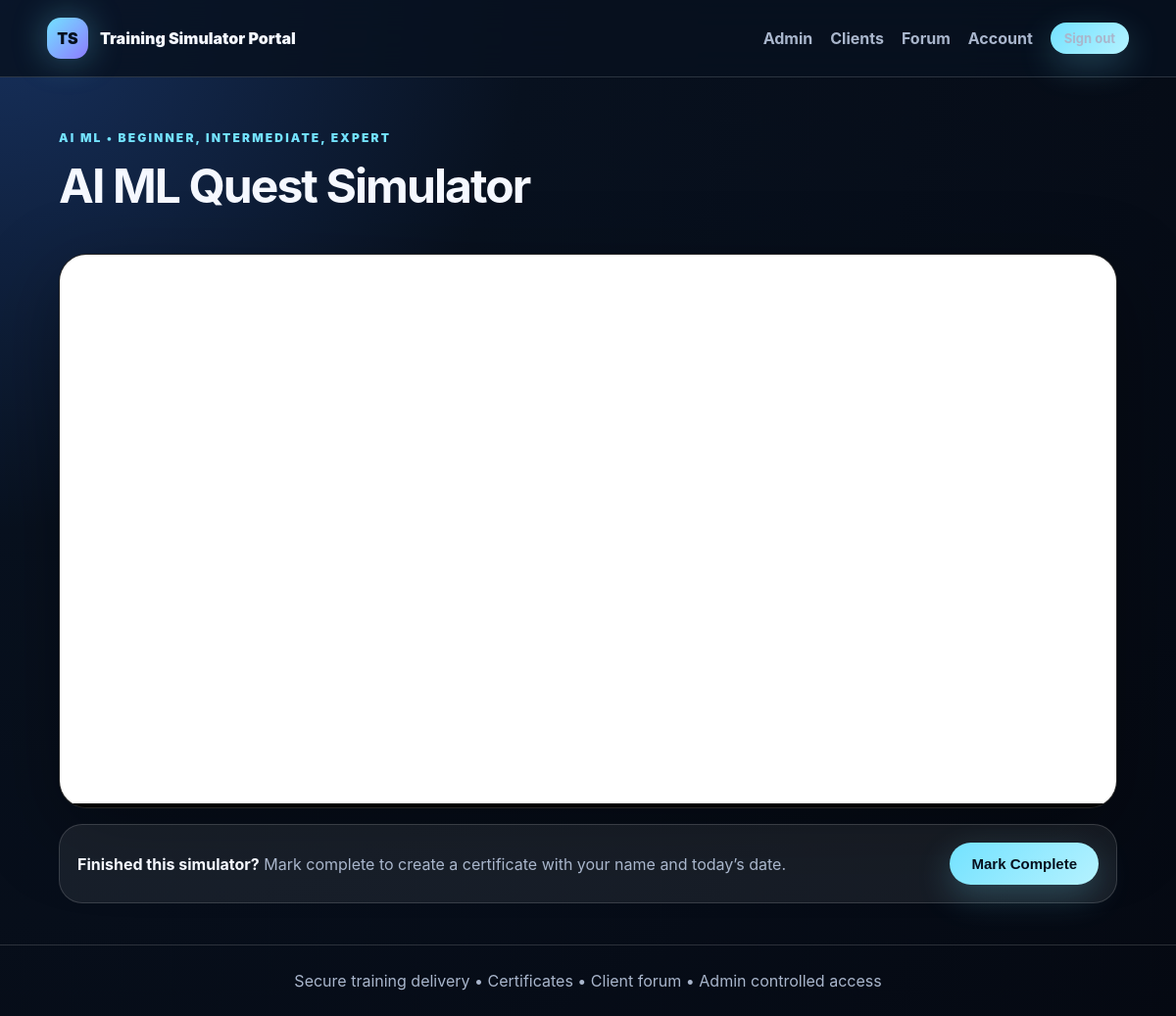
The page /training/2 (signed in) on the database its author committed.
### app/models.py (models this page shows)
class Training(db.Model):
    id = db.Column(db.Integer, primary_key=True)
    title = db.Column(db.String(160), nullable=False)
    slug = db.Column(db.String(180), nullable=False, unique=True, index=True)
    description = db.Column(db.Text, nullable=True)
    category = db.Column(db.String(80), nullable=True)
    level = db.Column(db.String(40), nullable=True)
    content_type = db.Column(db.String(20), nullable=False)
    content_folder = db.Column(db.String(255), nullable=False)
    launch_file = db.Column(db.String(255), nullable=False, default="index.html")
    is_published = db.Column(db.Boolean, nullable=False, default=True)
    created_by = db.Column(db.Integer, db.ForeignKey("user.id"), nullable=True)
    created_at = db.Column(db.DateTime(timezone=True), default=utcnow, nullable=False)
    completions = db.relationship("Completion", backref="training", cascade="all, delete-orphan", lazy=True)

### app/routes.py (the view)
@main_bp.route("/training/<int:training_id>")
@access_required
def training_detail(training_id):
    training = db.session.get(Training, training_id) or abort(404)
    if not training.is_published and not current_user().is_admin:
        abort(404)
    completion = Completion.query.filter_by(user_id=current_user().id, training_id=training.id).first()
    return render_template("training_detail.html", training=training, completion=completion)

### app/models.py (called while the page is built)
    @property
    def is_admin(self) -> bool:
        return self.role == "admin"

    @property
    def has_training_access(self) -> bool:
        return self.is_enabled and (self.is_admin or self.subscription_status == "active")

### app/routes.py (called while the page is built)
def current_user():
    user_id = session.get("user_id")
    if not user_id:
        return None
    return db.session.get(User, user_id)

@main_bp.app_context_processor
def inject_globals():
    return {
        "current_user": current_user(),
        "csrf_token": lambda: make_csrf_token(session),
        "site_name": current_app.config.get("SITE_NAME", "Training Simulator Portal"),
    }

@main_bp.before_app_request
def csrf_protect():
    if request.method == "POST":
        submitted = request.form.get("csrf_token") or request.headers.get("X-CSRF-Token")
        if not verify_csrf_token(session, submitted):
            abort(400, description="Invalid or missing CSRF token.")

def access_required(fn):
    @wraps(fn)
    def wrapper(*args, **kwargs):
        user = current_user()
        if not user:
            flash("Please sign in first.", "warning")
            return redirect(url_for("main.signin", next=request.path))
        if not user.has_training_access:
            flash("Your account is pending access. Complete payment, then wait for admin approval.", "warning")
            return redirect(url_for("main.subscribe"))
        return fn(*args, **kwargs)
    return wrapper

### app/security.py (called while the page is built)
def make_csrf_token(session) -> str:
    token = session.get("csrf_token")
    if not token:
        token = secrets.token_urlsafe(32)
        session["csrf_token"] = token
    return token

### app/templates/training_detail.html (shortened to what this page needs)
{% extends "layout.html" %}
{% block content %}
<section class="section training-page">
  <div class="section-head split">
    <div>
      <p class="eyebrow">{{ training.category or 'Simulator' }} • {{ training.level or 'All levels' }}</p>
      <h1>{{ training.title }}</h1>
    </div>
  </div>
  <div class="simulator-frame-wrap">
    <iframe class="simulator-frame" src="{{ url_for('main.training_content', training_id=training.id, filename=training.launch_file) }}" title="{{ training.title }}" sandbox="allow-scripts allow-forms allow-pointer-lock allow-popups"></iframe>
  </div>
  <form method="post" action="{{ url_for('main.complete_training', training_id=training.id) }}" class="complete-bar">
    <div>
      <strong>Finished this simulator?</strong>
      <span class="muted">Mark complete to create a certificate with your name and today’s date.</span>
    </div>
    <button class="btn" type="submit">Mark Complete</button>
  </form>
</section>
{% endblock %}

### app/static/css/styles.css (style rules this page uses)
:root { --bg:#08111f;--bg2:#0e1830;--panel:rgba(255,255,255,.075);--panel2:rgba(255,255,255,.11); --text:#f5f8ff;--muted:#a9b6cc;--line:rgba(255,255,255,.15);--brand:#73e2ff;--brand2:#8d7bff;--danger:#ff6b6b;--good:#70e7a5; --shadow:0 24px 80px rgba(0,0,0,.35);--radius:24px; }
* { box-sizing:border-box }
body { margin:0;font-family:Inter,ui-sans-serif,system-ui,-apple-system,Segoe UI,Arial,sans-serif;background:radial-gradient(circle at top left,#17315e 0,#08111f 34%,#050912 100%);color:var(--text);min-height:100vh }
.btn { display:inline-flex;justify-content:center;align-items:center;border:0;border-radius:999px;padding:13px 22px;background:linear-gradient(135deg,var(--brand),#b5f2ff);color:#06101e;font-weight:900;cursor:pointer;box-shadow:0 12px 35px rgba(115,226,255,.24);transition:.2s ease;font-size:15px }
.eyebrow { text-transform:uppercase;letter-spacing:.18em;color:var(--brand);font-weight:900;font-size:12px }
.muted,small { color:var(--muted) }
.section { padding:42px clamp(20px,5vw,82px) }
.section-head { margin-bottom:24px }
.section-head h1,.section-head h2 { margin:4px 0 0;font-size:clamp(32px,4vw,52px);letter-spacing:-.04em }
.split { display:flex;align-items:center;justify-content:space-between;gap:22px;flex-wrap:wrap }
.simulator-frame-wrap { border:1px solid var(--line);border-radius:28px;overflow:hidden;background:#000;box-shadow:var(--shadow) }
.simulator-frame { width:100%;height:70vh;border:0;background:#fff }
.complete-bar { display:flex;justify-content:space-between;align-items:center;gap:18px;margin-top:16px;padding:18px;border:1px solid var(--line);border-radius:24px;background:rgba(255,255,255,.07);flex-wrap:wrap }

### rows shown on the page
Training: category "AI ML", level "BEGINNER, INTERMEDIATE, EXPERT", title "AI ML Quest Simulator"

### other values the page prints
{{ site_name }} "Training Simulator Portal"
